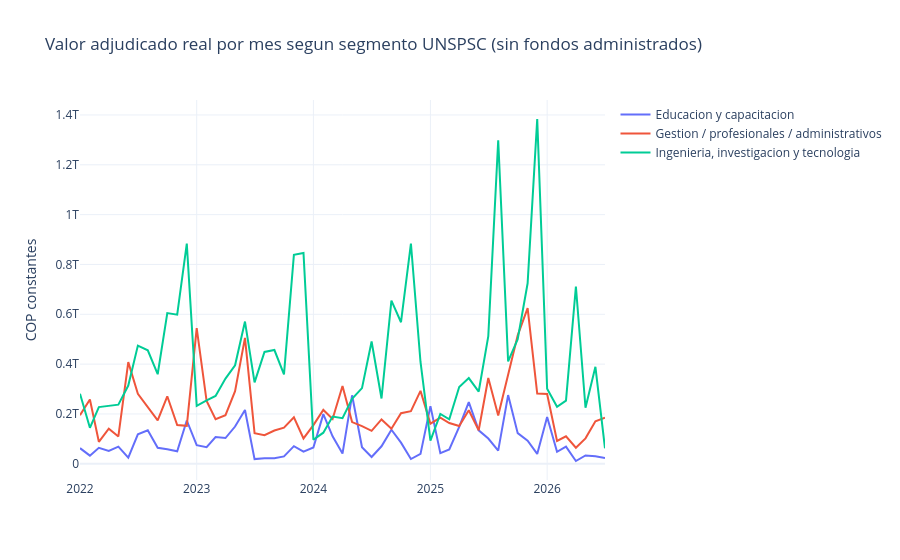

The notebook cell this image was saved under:
### Markdown cell above
# 6. Tendencias por segmento UNSPSC y por modalidad (en pesos reales)

### Code cell
SEGMENTOS_NOMBRE = {"80": "Gestion / profesionales / administrativos",
                     "81": "Ingenieria, investigacion y tecnologia",
                     "86": "Educacion y capacitacion"}
df_base["segmento_nombre"] = df_base["segmento_unspsc"].astype(str).map(SEGMENTOS_NOMBRE).fillna(df_base["segmento_unspsc"].astype(str))

valor_por_segmento_mes = (
    df_base[~df_base["flag_fondo_administrado"]]
    .groupby(["anio_mes", "segmento_nombre"])["valor_adjudicado_total_real"].sum()
    .reset_index()
)
fig = go.Figure()
for seg, grupo in valor_por_segmento_mes.groupby("segmento_nombre"):
    fig.add_trace(go.Scatter(x=grupo["anio_mes"], y=grupo["valor_adjudicado_total_real"],
                              mode="lines", name=seg))
fig.update_layout(title="Valor adjudicado real por mes segun segmento UNSPSC (sin fondos administrados)",
                   yaxis_title="COP constantes", template="plotly_white")
fig.show()

print(df_base["segmento_nombre"].value_counts(normalize=True).mul(100).round(1))
